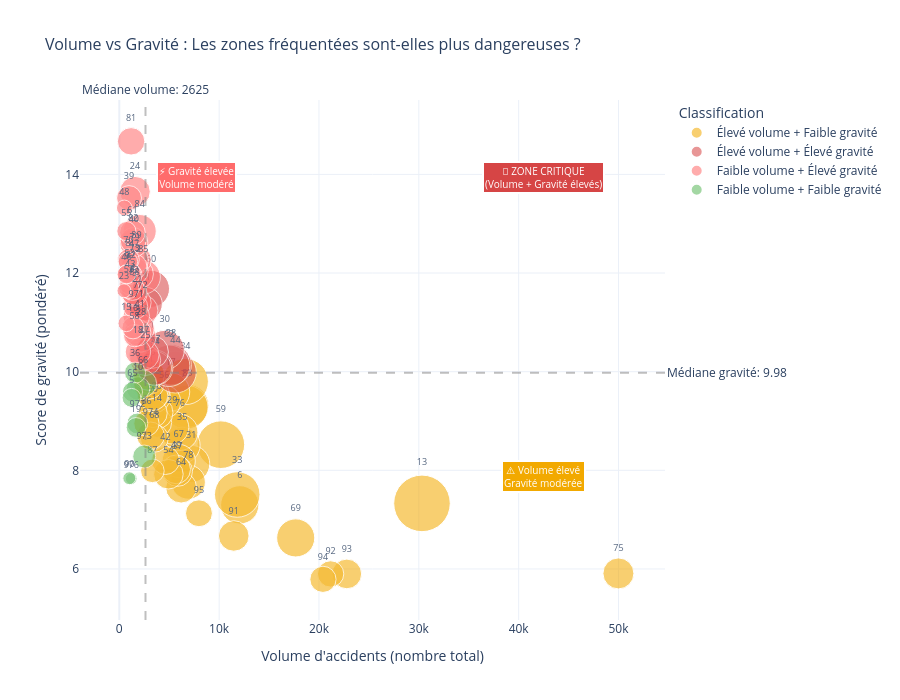

The code cell stored with this chart in its notebook:
### Code cell
# Visualisation : Scatter plot avec quadrants
if not df_volume_gravite.empty:
    # Palette pour les quadrants
    quadrant_colors = {
        'Élevé volume + Élevé gravité': '#d64545',      # Rouge - CRITIQUE
        'Élevé volume + Faible gravité': '#f2a900',     # Orange - Vigilance
        'Faible volume + Élevé gravité': '#ff6b6b',     # Rouge clair - Risque
        'Faible volume + Faible gravité': '#5cb85c'     # Vert - Faible risque
    }
    
    fig = px.scatter(
        df_volume_gravite,
        x='nb_accidents',
        y='score_gravite',
        size='nb_tues',
        color='quadrant',
        hover_name='departement',
        hover_data={
            'nb_accidents': ':,',
            'nb_tues': True,
            'score_gravite': ':.2f',
            'taux_mortalite_pct': ':.2f%',
            'quadrant': True
        },
        text='code_departement',
        color_discrete_map=quadrant_colors,
        size_max=40,
        title='Volume vs Gravité : Les zones fréquentées sont-elles plus dangereuses ?'
    )
    
    fig.update_traces(textposition='top center', textfont_size=9, opacity=0.8)
    
    fig.update_layout(
        height=700,
        xaxis_title="Volume d'accidents (nombre total)",
        yaxis_title='Score de gravité (pondéré)',
        template='plotly_white',
        font=dict(size=12),
        title_font_size=16,
        legend_title_text='Classification'
    )
    
    # Ajouter les lignes médianes pour créer les quadrants
    median_volume = float(df_volume_gravite['nb_accidents'].median())
    median_gravite = float(df_volume_gravite['score_gravite'].median())
    
    fig.add_vline(x=median_volume, line_dash="dash", line_color="gray", opacity=0.5, 
                  annotation_text=f"Médiane volume: {median_volume:.0f}", 
                  annotation_position="top")
    fig.add_hline(y=median_gravite, line_dash="dash", line_color="gray", opacity=0.5,
                  annotation_text=f"Médiane gravité: {median_gravite:.2f}",
                  annotation_position="right")
    
    # Annotations des quadrants
    max_vol = float(df_volume_gravite['nb_accidents'].max())
    max_grav = float(df_volume_gravite['score_gravite'].max())
    min_vol = float(df_volume_gravite['nb_accidents'].min())
    min_grav = float(df_volume_gravite['score_gravite'].min())
    
    fig.add_annotation(x=max_vol * 0.85, y=max_grav * 0.95,
                      text="🔴 ZONE CRITIQUE<br>(Volume + Gravité élevés)",
                      showarrow=False, font=dict(size=10, color="white"),
                      bgcolor="#d64545", bordercolor="white", borderwidth=2)
    
    fig.add_annotation(x=max_vol * 0.85, y=(min_grav + median_gravite) / 2,
                      text="⚠️ Volume élevé<br>Gravité modérée",
                      showarrow=False, font=dict(size=10, color="white"),
                      bgcolor="#f2a900", bordercolor="white", borderwidth=2)
    
    fig.add_annotation(x=((min_vol + median_volume) / 2) * 5, y=max_grav * 0.95,
                      text="⚡ Gravité élevée<br>Volume modéré",
                      showarrow=False, font=dict(size=10, color="white"),
                      bgcolor="#ff6b6b", bordercolor="white", borderwidth=2)
    
    fig.show()
    
    # Statistiques par quadrant
    print("\n" + "="*80)
    print("                  RÉPARTITION PAR QUADRANT")
    print("="*80 + "\n")
    
    quadrant_stats = df_volume_gravite.groupby('quadrant').agg({
        'departement': 'count',
        'nb_accidents': 'sum',
        'nb_tues': 'sum',
        'score_gravite': 'mean'
    }).round(2)
    
    quadrant_stats.columns = ['Nb départements', 'Total accidents', 'Total tués', 'Gravité moyenne']
    display(quadrant_stats.sort_values('Total tués', ascending=False))

### Figure 1 — Plotly figure (JSON) as saved in the notebook; plotly's stock layout.template omitted (floating-point values rounded to 4 significant figures)
{"data": [{"customdata": [[295, 0.29, "Élevé volume + Faible gravité"], [982, 1.44, "Élevé volume + Faible gravité"], [270, 0.53, "Élevé volume + Faible gravité"], [213, 0.48, "Élevé volume + Faible gravité"], [211, 0.46, "Élevé volume + Faible gravité"], [446, 1.1, "Élevé volume + Faible gravité"], [450, 1.7, "Élevé volume + Faible gravité"], [636, 2.24, "Élevé volume + Faible gravité"], [287, 1.1, "Élevé volume + Faible gravité"], [696, 3.05, "Élevé volume + Faible gravité"], [222, 1.27, "Élevé volume + Faible gravité"], [421, 2.57, "Élevé volume + Faible gravité"], [357, 2.18, "Élevé volume + Faible gravité"], [568, 3.56, "Élevé volume + Faible gravité"], [591, 3.67, "Élevé volume + Faible gravité"], [655, 4.3, "Élevé volume + Faible gravité"], [393, 2.83, "Élevé volume + Faible gravité"], [293, 2.16, "Élevé volume + Faible gravité"], [404, 3.02, "Élevé volume + Faible gravité"], [339, 2.57, "Élevé volume + Faible gravité"], [280, 2.28, "Élevé volume + Faible gravité"], [253, 2.09, "Élevé volume + Faible gravité"], [340, 2.95, "Élevé volume + Faible gravité"], [452, 3.98, "Élevé volume + Faible gravité"], [268, 2.42, "Élevé volume + Faible gravité"], [243, 2.31, "Élevé volume + Faible gravité"], [337, 3.48, "Élevé volume + Faible gravité"], [270, 3.2, "Élevé volume + Faible gravité"], [324, 3.71, "Élevé volume + Faible gravité"], [300, 3.75, "Élevé volume + Faible gravité"], [241, 3.13, "Élevé volume + Faible gravité"], [311, 4.05, "Élevé volume + Faible gravité"], [255, 3.45, "Élevé volume + Faible gravité"], [283, 3.76, "Élevé volume + Faible gravité"], [171, 2.35, "Élevé volume + Faible gravité"], [234, 3.25, "Élevé volume + Faible gravité"], [309, 4.09, "Élevé volume + Faible gravité"], [286, 4.23, "Élevé volume + Faible gravité"], [307, 4.39, "Élevé volume + Faible gravité"], [197, 3.1, "Élevé volume + Faible gravité"]], "hovertemplate": "<b>%{hovertext}</b><br><br>quadrant=%{customdata[2]}<br>nb_accidents=%{x:,}<br>score_gravite=%{y:.2f}<br>nb_tues=%{customdata[0]}<br>code_departement=%{text}<br>taux_mortalite_pct=%{customdata[1]:.2f%}<extra></extra>", "hovertext": ["Paris", "Bouches-du-Rhône", "Seine-Saint-Denis", "Hauts-de-Seine", "Val-de-Marne", "Rhône", "Alpes-Maritimes", "Gironde", "Essonne", "Nord", "Val-d'Oise", "Haute-Garonne", "Yvelines", "Var", "Seine-et-Marne", "Hérault", "Ille-et-Vilaine", "Pyrénées-Atlantiques", "Seine-Maritime", "Bas-Rhin", "Indre-et-Loire", "Maine-et-Loire", "Finistère", "Charente-Maritime", "Meurthe-et-Moselle", "Loire", "Morbihan", "Calvados", "Somme", "Puy-de-Dôme", "Haut-Rhin", "Loiret", "Manche", "Côtes-d'Armor", "Haute-Vienne", "La Réunion", "Drôme", "Aude", "Marne", "Vienne"], "legendgroup": "Élevé volume + Faible gravité", "marker": {"color": "#f2a900", "size": [295, 982, 270, 213, 211, 446, 450, 636, 287, 696, 222, 421, 357, 568, 591, 655, 393, 293, 404, 339, 280, 253, 340, 452, 268, 243, 337, 270, 324, 300, 241, 311, 255, 283, 171, 234, 309, 286, 307, 197], "sizemode": "area", "sizeref": 0.6138, "symbol": "circle"}, "mode": "markers+text", "name": "Élevé volume + Faible gravité", "opacity": 0.8, "orientation": "v", "showlegend": true, "text": [75.0, 13.0, 93.0, 92.0, 94.0, 69.0, 6.0, 33.0, 91.0, 59.0, 95.0, 31.0, 78.0, 83.0, 77.0, 34.0, 35.0, 64.0, 76.0, 67.0, 37.0, 49.0, 29.0, 17.0, 54.0, 42.0, 56.0, 14.0, 80.0, 63.0, 68.0, 45.0, 50.0, 22.0, 87.0, 974.0, 26.0, 11.0, 51.0, 86.0], "textfont": {"size": 9}, "textposition": "top center", "type": "scatter", "x": [49992, 30318, 22789, 21167, 20399, 17671, 12067, 11814, 11466, 10172, 7980, 7208, 6914, 6818, 6695, 6611, 6307, 6194, 6059, 5950, 5823, 5696, 5299, 5132, 4919, 4629, 4500, 3762, 3750, 3565, 3504, 3407, 3360, 3345, 3314, 3136, 3107, 2960, 2949, 2719], "xaxis": "x", "y": [5.91, 7.33, 5.9, 5.9, 5.79, 6.63, 7.3, 7.51, 6.67, 8.52, 7.13, 8.13, 7.76, 9.31, 9.28, 9.8, 8.51, 7.65, 8.77, 8.19, 7.98, 8.02, 8.87, 9.59, 7.92, 8.2, 9.39, 8.97, 9.17, 9.49, 8.65, 9.55, 9.16, 9.52, 7.99, 8.7, 9.87, 9.75, 9.94, 8.95], "yaxis": "y"}, {"customdata": [[533, 4.29, "Élevé volume + Élevé gravité"], [513, 4.32, "Élevé volume + Élevé gravité"], [529, 4.59, "Élevé volume + Élevé gravité"], [472, 4.51, "Élevé volume + Élevé gravité"], [382, 4.57, "Élevé volume + Élevé gravité"], [352, 4.45, "Élevé volume + Élevé gravité"], [330, 4.31, "Élevé volume + Élevé gravité"], [425, 5.78, "Élevé volume + Élevé gravité"], [346, 5.63, "Élevé volume + Élevé gravité"]], "hovertemplate": "<b>%{hovertext}</b><br><br>quadrant=%{customdata[2]}<br>nb_accidents=%{x:,}<br>score_gravite=%{y:.2f}<br>nb_tues=%{customdata[0]}<br>code_departement=%{text}<br>taux_mortalite_pct=%{customdata[1]:.2f%}<extra></extra>", "hovertext": ["Loire-Atlantique", "Isère", "Pas-de-Calais", "Gard", "Moselle", "Haute-Savoie", "Ain", "Oise", "Saône-et-Loire"], "legendgroup": "Élevé volume + Élevé gravité", "marker": {"color": "#d64545", "size": [533, 513, 529, 472, 382, 352, 330, 425, 346], "sizemode": "area", "sizeref": 0.6138, "symbol": "circle"}, "mode": "markers+text", "name": "Élevé volume + Élevé gravité", "opacity": 0.8, "orientation": "v", "showlegend": true, "text": [44.0, 38.0, 62.0, 30.0, 57.0, 74.0, 1.0, 60.0, 71.0], "textfont": {"size": 9}, "textposition": "top center", "type": "scatter", "x": [5627, 5174, 4989, 4552, 3609, 3530, 3279, 3168, 2627], "xaxis": "x", "y": [9.99, 10.14, 10.12, 10.44, 10.08, 10.07, 10.4, 11.68, 11.37], "yaxis": "y"}, {"customdata": [[284, 4.83, "Faible volume + Élevé gravité"], [281, 4.87, "Faible volume + Élevé gravité"], [360, 6.4, "Faible volume + Élevé gravité"], [294, 5.48, "Faible volume + Élevé gravité"], [277, 5.34, "Faible volume + Élevé gravité"], [263, 5.41, "Faible volume + Élevé gravité"], [338, 7.3, "Faible volume + Élevé gravité"], [283, 6.45, "Faible volume + Élevé gravité"], [200, 4.74, "Faible volume + Élevé gravité"], [220, 5.3, "Faible volume + Élevé gravité"], [240, 5.66, "Faible volume + Élevé gravité"], [270, 6.74, "Faible volume + Élevé gravité"], [218, 5.48, "Faible volume + Élevé gravité"], [185, 5.31, "Faible volume + Élevé gravité"], [285, 7.94, "Faible volume + Élevé gravité"], [226, 6.47, "Faible volume + Élevé gravité"], [234, 6.82, "Faible volume + Élevé gravité"], [151, 4.8, "Faible volume + Élevé gravité"], [199, 5.76, "Faible volume + Élevé gravité"], [204, 6.1, "Faible volume + Élevé gravité"], [245, 7.4, "Faible volume + Élevé gravité"], [199, 5.84, "Faible volume + Élevé gravité"], [206, 6.81, "Faible volume + Élevé gravité"], [151, 5.02, "Faible volume + Élevé gravité"], [164, 5.6, "Faible volume + Élevé gravité"], [202, 7.09, "Faible volume + Élevé gravité"], [231, 8.87, "Faible volume + Élevé gravité"], [156, 6.17, "Faible volume + Élevé gravité"], [151, 6.06, "Faible volume + Élevé gravité"], [149, 6.63, "Faible volume + Élevé gravité"], [191, 8.02, "Faible volume + Élevé gravité"], [127, 5.98, "Faible volume + Élevé gravité"], [145, 6.88, "Faible volume + Élevé gravité"], [116, 6.44, "Faible volume + Élevé gravité"], [107, 5.99, "Faible volume + Élevé gravité"], [108, 6.95, "Faible volume + Élevé gravité"], [113, 7.15, "Faible volume + Élevé gravité"], [85, 5.6, "Faible volume + Élevé gravité"], [76, 7.22, "Faible volume + Élevé gravité"], [60, 6.24, "Faible volume + Élevé gravité"]], "hovertemplate": "<b>%{hovertext}</b><br><br>quadrant=%{customdata[2]}<br>nb_accidents=%{x:,}<br>score_gravite=%{y:.2f}<br>nb_tues=%{customdata[0]}<br>code_departement=%{text}<br>taux_mortalite_pct=%{customdata[1]:.2f%}<extra></extra>", "hovertext": ["Doubs", "Eure", "Vendée", "Sarthe", "Eure-et-Loir", "Loir-et-Cher", "Vaucluse", "Aisne", "Cher", "Allier", "Côte-d'Or", "Yonne", "Guadeloupe", "Ardèche", "Dordogne", "Savoie", "Deux-Sèvres", "Nièvre", "Vosges", "Lot-et-Garonne", "Landes", "Aveyron", "Tarn-et-Garonne", "Charente", "Alpes-de-Haute-Provence", "Orne", "Tarn", "Gers", "Haute-Loire", "Mayenne", "Jura", "Haute-Marne", "Haute-Saône", "Ardennes", "Ariège", "Lot", "Meuse", "Cantal", "Lozère", "Creuse"], "legendgroup": "Faible volume + Élevé gravité", "marker": {"color": "#ff6b6b", "size": [284, 281, 360, 294, 277, 263, 338, 283, 200, 220, 240, 270, 218, 185, 285, 226, 234, 151, 199, 204, 245, 199, 206, 151, 164, 202, 231, 156, 151, 149, 191, 127, 145, 116, 107, 108, 113, 85, 76, 60], "sizemode": "area", "sizeref": 0.6138, "symbol": "circle"}, "mode": "markers+text", "name": "Faible volume + Élevé gravité", "opacity": 0.8, "orientation": "v", "showlegend": true, "text": [25.0, 27.0, 85.0, 72.0, 28.0, 41.0, 84.0, 2.0, 18.0, 3.0, 21.0, 89.0, 971.0, 7.0, 24.0, 73.0, 79.0, 58.0, 88.0, 47.0, 40.0, 12.0, 82.0, 16.0, 4.0, 61.0, 81.0, 32.0, 43.0, 53.0, 39.0, 52.0, 70.0, 8.0, 9.0, 46.0, 55.0, 15.0, 48.0, 23.0], "textfont": {"size": 9}, "textposition": "top center", "type": "scatter", "x": [2625, 2468, 2405, 2320, 2181, 2050, 2039, 1901, 1869, 1830, 1793, 1719, 1700, 1620, 1575, 1536, 1532, 1531, 1520, 1483, 1452, 1451, 1390, 1378, 1327, 1317, 1184, 1152, 1094, 1030, 974, 960, 916, 865, 769, 718, 708, 703, 500, 468], "xaxis": "x", "y": [10.23, 10.34, 11.92, 11.24, 10.7, 10.88, 12.85, 11.98, 10.4, 10.79, 11.4, 12.27, 11.12, 11.32, 13.65, 12.04, 12.26, 10.73, 11.58, 12.13, 12.61, 11.61, 12.66, 10.89, 11.68, 12.82, 14.67, 11.96, 11.78, 11.99, 13.52, 11.69, 12.27, 12.23, 11.98, 11.97, 12.85, 10.98, 13.32, 11.64], "yaxis": "y"}, {"customdata": [[162, 2.74, "Faible volume + Faible gravité"], [224, 4.05, "Faible volume + Faible gravité"], [170, 4.02, "Faible volume + Faible gravité"], [134, 3.16, "Faible volume + Faible gravité"], [119, 3.18, "Faible volume + Faible gravité"], [137, 4.16, "Faible volume + Faible gravité"], [124, 4.01, "Faible volume + Faible gravité"], [109, 3.75, "Faible volume + Faible gravité"], [42, 1.71, "Faible volume + Faible gravité"], [51, 2.28, "Faible volume + Faible gravité"]], "hovertemplate": "<b>%{hovertext}</b><br><br>quadrant=%{customdata[2]}<br>nb_accidents=%{x:,}<br>score_gravite=%{y:.2f}<br>nb_tues=%{customdata[0]}<br>code_departement=%{text}<br>taux_mortalite_pct=%{customdata[1]:.2f%}<extra></extra>", "hovertext": ["Guyane", "Pyrénées-Orientales", "Aube", "Martinique", "Corrèze", "Indre", "Hautes-Pyrénées", "Hautes-Alpes", "Mayotte", "Territoire de Belfort"], "legendgroup": "Faible volume + Faible gravité", "marker": {"color": "#5cb85c", "size": [162, 224, 170, 134, 119, 137, 124, 109, 42, 51], "sizemode": "area", "sizeref": 0.6138, "symbol": "circle"}, "mode": "markers+text", "name": "Faible volume + Faible gravité", "opacity": 0.8, "orientation": "v", "showlegend": true, "text": [973.0, 66.0, 10.0, 972.0, 19.0, 36.0, 65.0, 5.0, 976.0, 90.0], "textfont": {"size": 9}, "textposition": "top center", "type": "scatter", "x": [2493, 2387, 1885, 1809, 1675, 1582, 1321, 1224, 1196, 1001], "xaxis": "x", "y": [8.28, 9.76, 9.66, 8.95, 8.87, 9.98, 9.59, 9.47, 7.83, 7.84], "yaxis": "y"}], "layout": {"annotations": [{"showarrow": false, "text": "Médiane volume: 2625", "x": 2625, "xanchor": "center", "xref": "x", "y": 1, "yanchor": "bottom", "yref": "y domain"}, {"showarrow": false, "text": "Médiane gravité: 9.98", "x": 1, "xanchor": "left", "xref": "x domain", "y": 9.98, "yanchor": "middle", "yref": "y"}, {"bgcolor": "#d64545", "bordercolor": "white", "borderwidth": 2, "font": {"color": "white", "size": 10}, "showarrow": false, "text": "🔴 ZONE CRITIQUE<br>(Volume + Gravité élevés)", "x": 42490.0, "y": 13.94}, {"bgcolor": "#f2a900", "bordercolor": "white", "borderwidth": 2, "font": {"color": "white", "size": 10}, "showarrow": false, "text": "⚠️ Volume élevé<br>Gravité modérée", "x": 42490.0, "y": 7.885}, {"bgcolor": "#ff6b6b", "bordercolor": "white", "borderwidth": 2, "font": {"color": "white", "size": 10}, "showarrow": false, "text": "⚡ Gravité élevée<br>Volume modéré", "x": 7732.0, "y": 13.94}], "font": {"size": 12}, "height": 700, "legend": {"itemsizing": "constant", "title": {"text": "Classification"}, "tracegroupgap": 0}, "shapes": [{"line": {"color": "gray", "dash": "dash"}, "opacity": 0.5, "type": "line", "x0": 2625, "x1": 2625, "xref": "x", "y0": 0, "y1": 1, "yref": "y domain"}, {"line": {"color": "gray", "dash": "dash"}, "opacity": 0.5, "type": "line", "x0": 0, "x1": 1, "xref": "x domain", "y0": 9.98, "y1": 9.98, "yref": "y"}], "title": {"font": {"size": 16}, "text": "Volume vs Gravité : Les zones fréquentées sont-elles plus dangereuses ?"}, "xaxis": {"anchor": "y", "domain": [0, 1], "title": {"text": "Volume d'accidents (nombre total)"}}, "yaxis": {"anchor": "x", "domain": [0, 1], "title": {"text": "Score de gravité (pondéré)"}}}}
